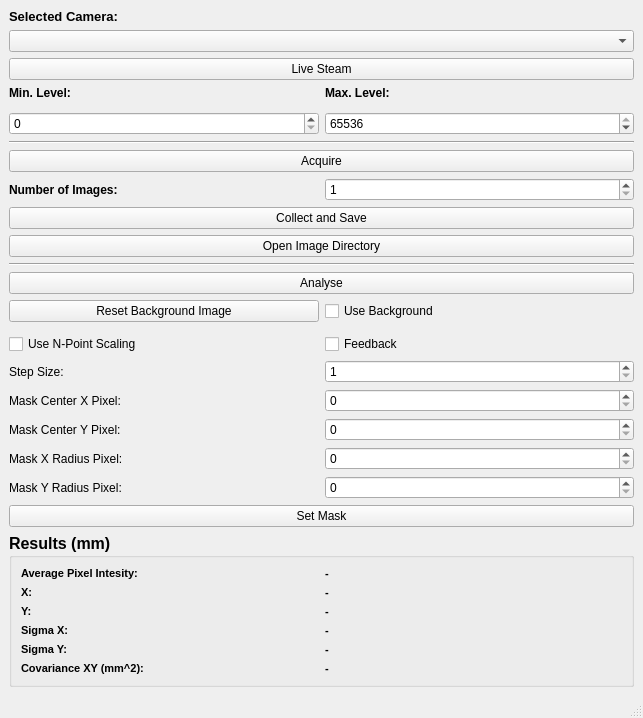
<?xml version="1.0" encoding="UTF-8"?>
<ui version="4.0">
 <class>MainWindow</class>
 <widget class="QMainWindow" name="MainWindow">
  <property name="geometry">
   <rect>
    <x>0</x>
    <y>0</y>
    <width>643</width>
    <height>679</height>
   </rect>
  </property>
  <property name="sizePolicy">
   <sizepolicy hsizetype="Preferred" vsizetype="Fixed">
    <horstretch>0</horstretch>
    <verstretch>0</verstretch>
   </sizepolicy>
  </property>
  <property name="windowTitle">
   <string>Image Collector</string>
  </property>
  <property name="windowIcon">
   <iconset>
    <normaloff>../icon.ico</normaloff>../icon.ico</iconset>
  </property>
  <property name="unifiedTitleAndToolBarOnMac">
   <bool>false</bool>
  </property>
  <widget class="QWidget" name="centralwidget">
   <layout class="QGridLayout" name="gridLayout">
    <item row="22" column="0" rowspan="7" colspan="2">
     <widget class="QGroupBox" name="groupBox">
      <property name="font">
       <font>
        <pointsize>12</pointsize>
        <weight>75</weight>
        <bold>true</bold>
       </font>
      </property>
      <property name="title">
       <string>Results (mm)</string>
      </property>
      <layout class="QGridLayout" name="gridLayout_3">
       <item row="0" column="0">
        <widget class="QLabel" name="avPixIntensity_label">
         <property name="font">
          <font>
           <pointsize>8</pointsize>
           <weight>75</weight>
           <bold>true</bold>
          </font>
         </property>
         <property name="text">
          <string>Average Pixel Intesity:</string>
         </property>
        </widget>
       </item>
       <item row="3" column="0">
        <widget class="QLabel" name="label_11">
         <property name="font">
          <font>
           <pointsize>8</pointsize>
           <weight>75</weight>
           <bold>true</bold>
          </font>
         </property>
         <property name="text">
          <string>Sigma X:</string>
         </property>
        </widget>
       </item>
       <item row="4" column="0">
        <widget class="QLabel" name="label_12">
         <property name="font">
          <font>
           <pointsize>8</pointsize>
           <weight>75</weight>
           <bold>true</bold>
          </font>
         </property>
         <property name="text">
          <string>Sigma Y:</string>
         </property>
        </widget>
       </item>
       <item row="5" column="0">
        <widget class="QLabel" name="label_13">
         <property name="font">
          <font>
           <pointsize>8</pointsize>
           <weight>75</weight>
           <bold>true</bold>
          </font>
         </property>
         <property name="text">
          <string>Covariance XY (mm^2): </string>
         </property>
        </widget>
       </item>
       <item row="2" column="0">
        <widget class="QLabel" name="label_10">
         <property name="font">
          <font>
           <pointsize>8</pointsize>
           <weight>75</weight>
           <bold>true</bold>
          </font>
         </property>
         <property name="text">
          <string>Y:</string>
         </property>
        </widget>
       </item>
       <item row="1" column="0">
        <widget class="QLabel" name="label_14">
         <property name="font">
          <font>
           <pointsize>8</pointsize>
           <weight>75</weight>
           <bold>true</bold>
          </font>
         </property>
         <property name="text">
          <string>X:</string>
         </property>
        </widget>
       </item>
       <item row="3" column="1">
        <widget class="QLabel" name="sxMM_label">
         <property name="font">
          <font>
           <pointsize>8</pointsize>
           <weight>75</weight>
           <bold>true</bold>
          </font>
         </property>
         <property name="text">
          <string>-</string>
         </property>
        </widget>
       </item>
       <item row="2" column="1">
        <widget class="QLabel" name="yMM_label">
         <property name="font">
          <font>
           <pointsize>8</pointsize>
           <weight>75</weight>
           <bold>true</bold>
          </font>
         </property>
         <property name="text">
          <string>-</string>
         </property>
        </widget>
       </item>
       <item row="4" column="1">
        <widget class="QLabel" name="syMM_label">
         <property name="font">
          <font>
           <pointsize>8</pointsize>
           <weight>75</weight>
           <bold>true</bold>
          </font>
         </property>
         <property name="text">
          <string>-</string>
         </property>
        </widget>
       </item>
       <item row="1" column="1">
        <widget class="QLabel" name="xMM_label">
         <property name="font">
          <font>
           <pointsize>8</pointsize>
           <weight>75</weight>
           <bold>true</bold>
          </font>
         </property>
         <property name="text">
          <string>-</string>
         </property>
        </widget>
       </item>
       <item row="0" column="1">
        <widget class="QLabel" name="apI_label">
         <property name="font">
          <font>
           <pointsize>8</pointsize>
           <weight>75</weight>
           <bold>true</bold>
          </font>
         </property>
         <property name="text">
          <string>-</string>
         </property>
        </widget>
       </item>
       <item row="5" column="1">
        <widget class="QLabel" name="covXY_label">
         <property name="font">
          <font>
           <pointsize>8</pointsize>
           <weight>75</weight>
           <bold>true</bold>
          </font>
         </property>
         <property name="text">
          <string>-</string>
         </property>
        </widget>
       </item>
      </layout>
     </widget>
    </item>
    <item row="15" column="0">
     <widget class="QCheckBox" name="useNPoint_checkBox">
      <property name="text">
       <string>Use N-Point Scaling</string>
      </property>
     </widget>
    </item>
    <item row="11" column="0" colspan="2">
     <widget class="Line" name="line_2">
      <property name="orientation">
       <enum>Qt::Horizontal</enum>
      </property>
     </widget>
    </item>
    <item row="19" column="1">
     <widget class="QSpinBox" name="maskXRadius_spinBox">
      <property name="maximum">
       <number>9999</number>
      </property>
     </widget>
    </item>
    <item row="10" column="0" colspan="2">
     <widget class="QPushButton" name="getImages_pushButton">
      <property name="text">
       <string>Open Image Directory</string>
      </property>
     </widget>
    </item>
    <item row="5" column="1">
     <widget class="QSpinBox" name="spinBox_maxLevel">
      <property name="maximum">
       <number>65536</number>
      </property>
      <property name="value">
       <number>65536</number>
      </property>
     </widget>
    </item>
    <item row="13" column="0">
     <widget class="QPushButton" name="resetBackground_pushButton">
      <property name="text">
       <string>Reset Background Image</string>
      </property>
     </widget>
    </item>
    <item row="3" column="0">
     <widget class="QLabel" name="label_3">
      <property name="font">
       <font>
        <weight>75</weight>
        <bold>true</bold>
       </font>
      </property>
      <property name="text">
       <string>Min. Level:</string>
      </property>
     </widget>
    </item>
    <item row="2" column="0" colspan="2">
     <widget class="QPushButton" name="liveStream_pushButton">
      <property name="text">
       <string>Live Steam</string>
      </property>
     </widget>
    </item>
    <item row="16" column="1">
     <widget class="QSpinBox" name="stepSize_spinBox">
      <property name="minimum">
       <number>1</number>
      </property>
      <property name="maximum">
       <number>10</number>
      </property>
      <property name="singleStep">
       <number>1</number>
      </property>
      <property name="value">
       <number>1</number>
      </property>
     </widget>
    </item>
    <item row="0" column="0" colspan="2">
     <widget class="QLabel" name="label">
      <property name="sizePolicy">
       <sizepolicy hsizetype="Minimum" vsizetype="Fixed">
        <horstretch>0</horstretch>
        <verstretch>0</verstretch>
       </sizepolicy>
      </property>
      <property name="font">
       <font>
        <pointsize>10</pointsize>
        <weight>75</weight>
        <bold>true</bold>
       </font>
      </property>
      <property name="text">
       <string>Selected Camera:</string>
      </property>
      <property name="scaledContents">
       <bool>false</bool>
      </property>
     </widget>
    </item>
    <item row="18" column="1">
     <widget class="QSpinBox" name="maskY_spinBox">
      <property name="maximum">
       <number>9999</number>
      </property>
     </widget>
    </item>
    <item row="8" column="0">
     <widget class="QLabel" name="label_2">
      <property name="font">
       <font>
        <weight>75</weight>
        <bold>true</bold>
       </font>
      </property>
      <property name="text">
       <string>Number of Images:</string>
      </property>
     </widget>
    </item>
    <item row="5" column="0">
     <widget class="QSpinBox" name="spinBox_minLevel">
      <property name="maximum">
       <number>65536</number>
      </property>
     </widget>
    </item>
    <item row="8" column="1">
     <widget class="QSpinBox" name="numImages_spinBox">
      <property name="minimum">
       <number>1</number>
      </property>
     </widget>
    </item>
    <item row="6" column="0" colspan="2">
     <widget class="Line" name="line">
      <property name="orientation">
       <enum>Qt::Horizontal</enum>
      </property>
     </widget>
    </item>
    <item row="16" column="0">
     <widget class="QLabel" name="label_5">
      <property name="text">
       <string>Step Size:</string>
      </property>
     </widget>
    </item>
    <item row="13" column="1">
     <widget class="QCheckBox" name="useBackground_checkBox">
      <property name="text">
       <string>Use Background</string>
      </property>
     </widget>
    </item>
    <item row="17" column="1">
     <widget class="QSpinBox" name="maskX_spinBox">
      <property name="maximum">
       <number>9999</number>
      </property>
     </widget>
    </item>
    <item row="18" column="0">
     <widget class="QLabel" name="label_7">
      <property name="text">
       <string>Mask Center Y Pixel:</string>
      </property>
     </widget>
    </item>
    <item row="7" column="0" colspan="2">
     <widget class="QPushButton" name="acquire_pushButton">
      <property name="sizePolicy">
       <sizepolicy hsizetype="Preferred" vsizetype="Preferred">
        <horstretch>0</horstretch>
        <verstretch>20</verstretch>
       </sizepolicy>
      </property>
      <property name="maximumSize">
       <size>
        <width>16777215</width>
        <height>100</height>
       </size>
      </property>
      <property name="text">
       <string>Acquire</string>
      </property>
     </widget>
    </item>
    <item row="19" column="0">
     <widget class="QLabel" name="label_8">
      <property name="text">
       <string>Mask X Radius Pixel:</string>
      </property>
     </widget>
    </item>
    <item row="15" column="1">
     <widget class="QCheckBox" name="checkBox">
      <property name="text">
       <string>Feedback</string>
      </property>
     </widget>
    </item>
    <item row="3" column="1">
     <widget class="QLabel" name="label_4">
      <property name="sizePolicy">
       <sizepolicy hsizetype="Preferred" vsizetype="Fixed">
        <horstretch>0</horstretch>
        <verstretch>0</verstretch>
       </sizepolicy>
      </property>
      <property name="font">
       <font>
        <weight>75</weight>
        <bold>true</bold>
       </font>
      </property>
      <property name="text">
       <string>Max. Level:</string>
      </property>
     </widget>
    </item>
    <item row="17" column="0">
     <widget class="QLabel" name="label_6">
      <property name="text">
       <string>Mask Center X Pixel:</string>
      </property>
     </widget>
    </item>
    <item row="20" column="0">
     <widget class="QLabel" name="label_9">
      <property name="text">
       <string>Mask Y Radius Pixel:</string>
      </property>
     </widget>
    </item>
    <item row="1" column="0" colspan="2">
     <widget class="QComboBox" name="cameraName_comboBox"/>
    </item>
    <item row="9" column="0" colspan="2">
     <widget class="QPushButton" name="save_pushButton">
      <property name="sizePolicy">
       <sizepolicy hsizetype="Preferred" vsizetype="Preferred">
        <horstretch>0</horstretch>
        <verstretch>20</verstretch>
       </sizepolicy>
      </property>
      <property name="maximumSize">
       <size>
        <width>16777215</width>
        <height>100</height>
       </size>
      </property>
      <property name="text">
       <string>Collect and Save</string>
      </property>
     </widget>
    </item>
    <item row="20" column="1">
     <widget class="QSpinBox" name="maskYRadius_spinBox">
      <property name="maximum">
       <number>9999</number>
      </property>
     </widget>
    </item>
    <item row="12" column="0" colspan="2">
     <widget class="QPushButton" name="analyse_pushButton">
      <property name="sizePolicy">
       <sizepolicy hsizetype="Preferred" vsizetype="Preferred">
        <horstretch>0</horstretch>
        <verstretch>20</verstretch>
       </sizepolicy>
      </property>
      <property name="maximumSize">
       <size>
        <width>16777215</width>
        <height>100</height>
       </size>
      </property>
      <property name="text">
       <string>Analyse</string>
      </property>
     </widget>
    </item>
    <item row="21" column="0" colspan="2">
     <widget class="QPushButton" name="setMask_pushButton">
      <property name="text">
       <string>Set Mask</string>
      </property>
     </widget>
    </item>
    <item row="0" column="2" rowspan="22">
     <layout class="QGridLayout" name="gridLayout_2"/>
    </item>
   </layout>
  </widget>
  <widget class="QMenuBar" name="menubar">
   <property name="geometry">
    <rect>
     <x>0</x>
     <y>0</y>
     <width>643</width>
     <height>18</height>
    </rect>
   </property>
  </widget>
  <widget class="QStatusBar" name="statusbar"/>
 </widget>
 <resources/>
 <connections/>
</ui>
